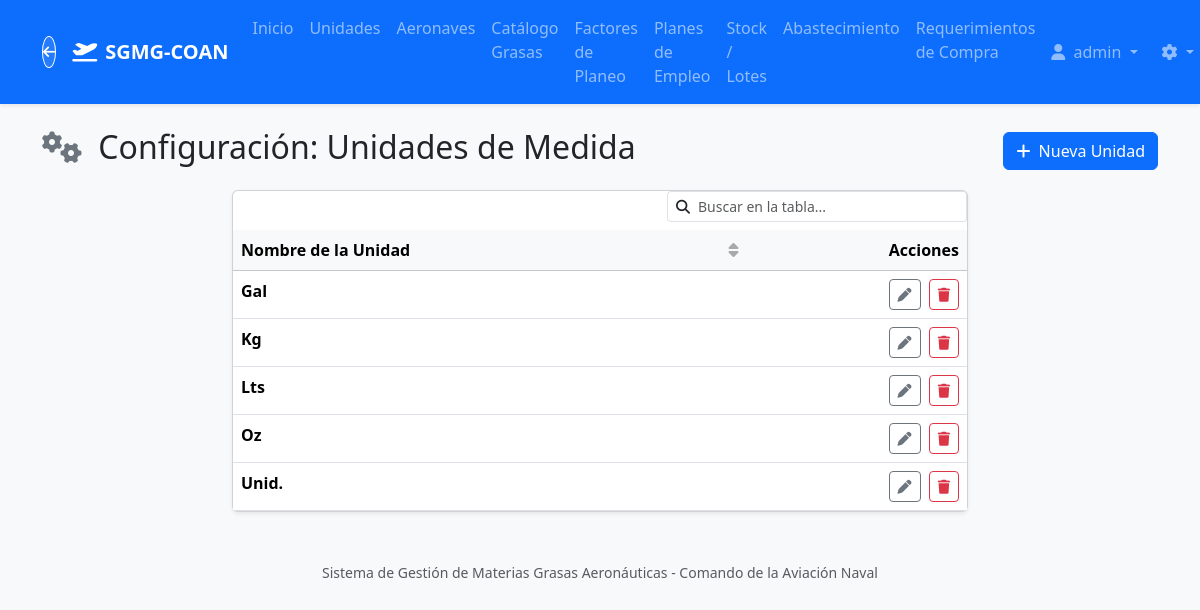
The app's page /config/measurement-units/ (signed in), older data.
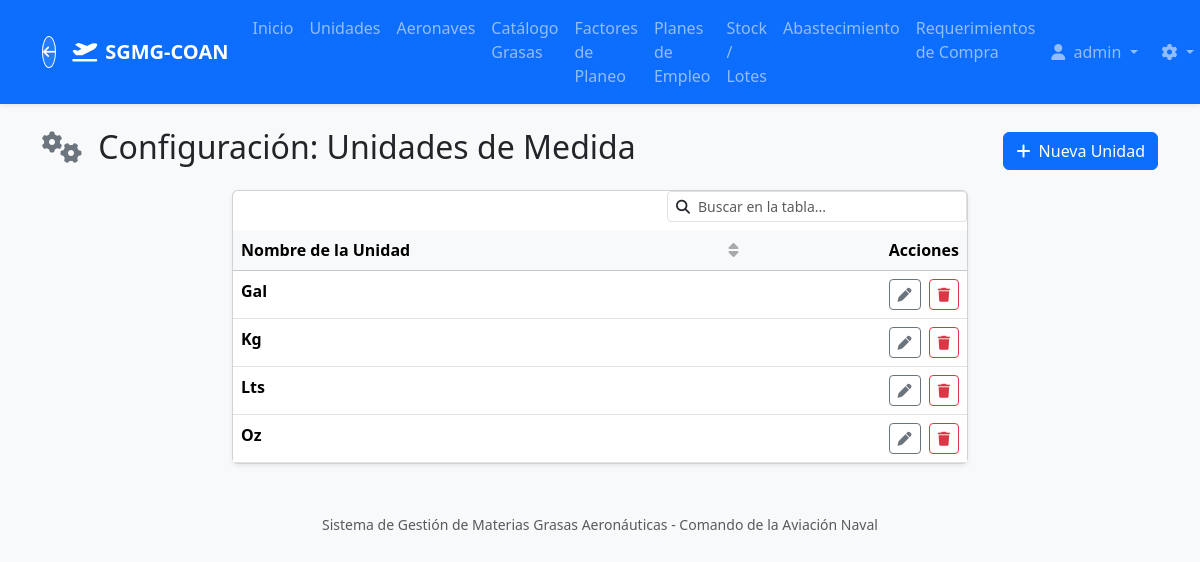
The same page, newer data.
### core/models.py (models this page shows, shortened)
class MeasurementUnit(models.Model):
    name = models.CharField(max_length=50, unique=True, verbose_name="Unidad de Medida (Ej: Kg, Lts)")
    class Meta:
        verbose_name = "Unidad de Medida"
        verbose_name_plural = "Unidades de Medida"
        ordering = ['name']

### core/views.py (the view)
# urls.py: path('config/measurement-units/', views.MeasurementUnitListView.as_view(), name='measurementunit_list'),
class MeasurementUnitListView(LogisticsRequiredMixin, ListView):
    model = MeasurementUnit
    template_name = 'core/measurementunit_list.html'
    context_object_name = 'units'

### core/views.py (called while the page is built)
    def test_func(self):
        user = self.request.user
        if not user.is_authenticated:
            return False
        return user.is_superuser or user.groups.filter(name__in=['Administrador', 'Logistica']).exists()

### core/templates/core/measurementunit_list.html (shortened to what this page needs)
{% extends 'base.html' %}
{% block content %}
<div class="d-flex justify-content-between align-items-center mt-4 mb-3">
    <h2><i class="fa-solid fa-gears me-2 text-secondary"></i> Configuración: Unidades de Medida</h2>
    {% if user.is_staff or 'Logistica' in user.groups.all|join:',' or 'Administrador' in user.groups.all|join:',' %}
    <a href="{% url 'measurementunit_create' %}" class="btn btn-primary"><i class="fa-solid fa-plus me-1"></i> Nueva Unidad</a>
    {% endif %}
</div>
<div class="row">
    <div class="col-md-8 mx-auto">
        <div class="card shadow-sm">
            <div class="card-body p-0">
                <table class="table table-hover mb-0">
                    <thead class="table-light">
                        <tr>
                            <th>Nombre de la Unidad</th>
                            <th class="text-end">Acciones</th>
                        </tr>
                    </thead>
                    <tbody>
                        {% for unit in units %}
                        <tr>
                            <td><strong>{{ unit.name }}</strong></td>
                            <td class="text-end">
                                {% if user.is_staff or 'Logistica' in user.groups.all|join:',' or 'Administrador' in user.groups.all|join:',' %}
                                <a href="{% url 'measurementunit_update' unit.pk %}" class="btn btn-sm btn-outline-secondary"><i class="fa-solid fa-pen"></i></a>
                                <form action="{% url 'measurementunit_delete' unit.pk %}" method="post" class="d-inline">
                                    <button type="submit" class="btn btn-sm btn-outline-danger ms-1" onclick="return confirm('¿Está seguro de eliminar esta unidad de medida? Si hay grasas usándola, la eliminación fallará para proteger la base de datos.')"><i class="fa-solid fa-trash"></i></button>
                                </form>
                                {% endif %}
                            </td>
                        </tr>
                        {% empty %}
                        <tr>
                            <td colspan="2" class="text-center py-4 text-muted">No hay unidades de medida configuradas. Agregue "Kg" o "Lts" para empezar.</td>
                        </tr>
                        {% endfor %}
                    </tbody>
                </table>
            </div>
        </div>
    </div>
</div>
{% endblock %}

Row changes from the older to the newer data that the page shows:
removed MeasurementUnit: name "Unid."
